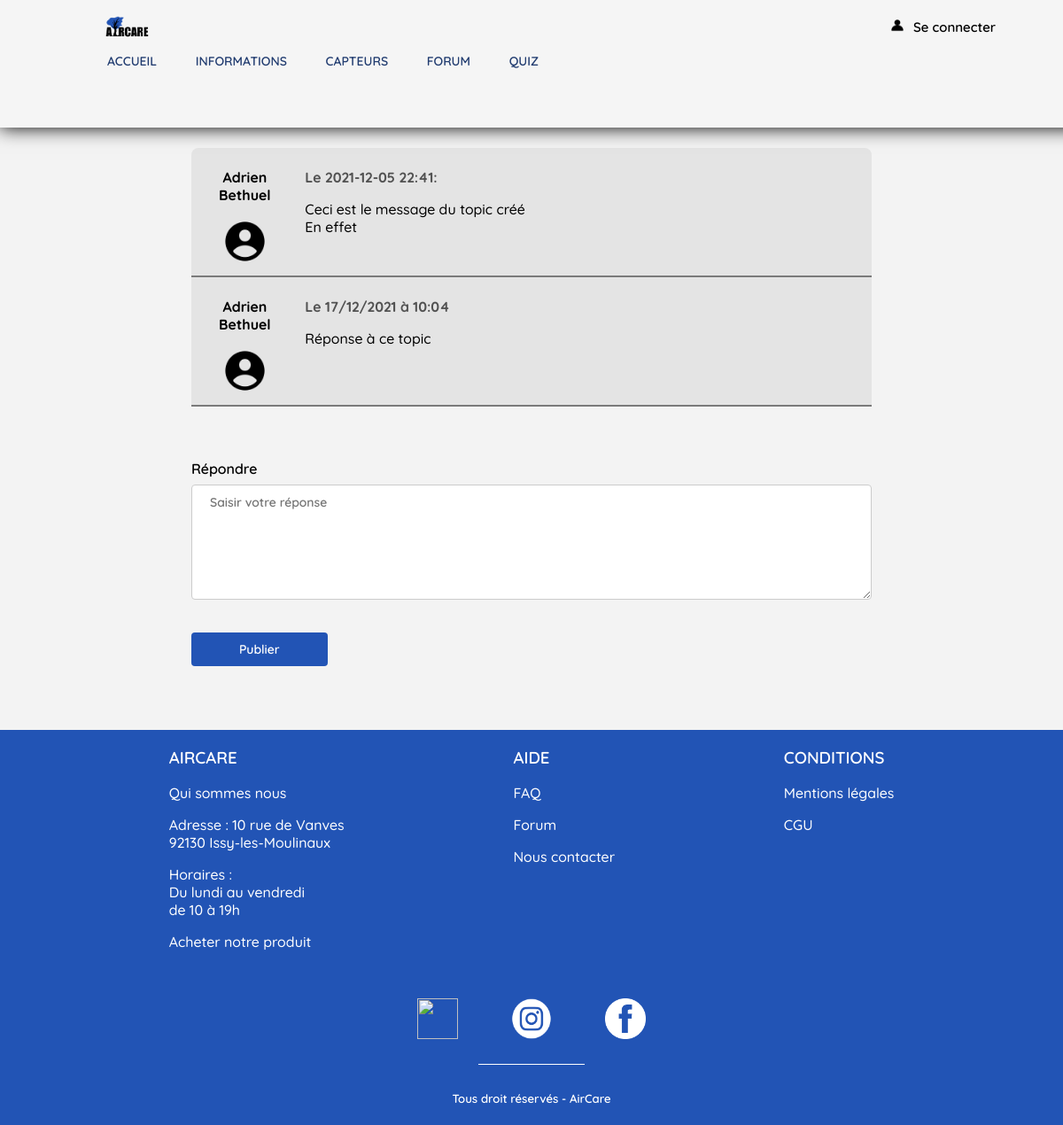
Page /forum_messages.php?id=5 on the committed database.
### tables this page shows
CREATE TABLE IF NOT EXISTS `topics` (
  `id` int NOT NULL AUTO_INCREMENT,
  `title` varchar(255) NOT NULL,
  `date` text NOT NULL,
  `user_id` int NOT NULL,
  `user_name` varchar(255) NOT NULL,
  `message` text NOT NULL,
  PRIMARY KEY (`id`)
);

CREATE TABLE IF NOT EXISTS `messages` (
  `id` int NOT NULL AUTO_INCREMENT,
  `content` text NOT NULL,
  `date` text NOT NULL,
  `user_id` int NOT NULL,
  `user_name` varchar(255) NOT NULL,
  `topic_id` int NOT NULL,
  PRIMARY KEY (`id`)
);

### forum/showMessageTopic.php (called while the page is built, shortened)
<?php
require('./config/database.php');
if(isset($_GET['id']) && !empty($_GET['id'])){
    $idTopic = $_GET['id'];
    $checkIfTopicExists = $database->prepare("SELECT * FROM topics WHERE id = ?");
    $checkIfTopicExists->execute(array($idTopic));
    if ($checkIfTopicExists->rowCount() > 0){
        $topicInfos = $checkIfTopicExists->fetch();
        $topic_author = $topicInfos['user_name'];
        $topic_message = $topicInfos['message'];
        $topic_date = $topicInfos['date'];
    }else{
        $errorMsg = "Ce topic existe pas frr";
    }
}else{
    $errorMsg =  "Erreur frr";
}
?>

### forum_messages.php (the view, shortened to what this page needs)
<?php
include('./forum/showMessageTopic.php');
function displayAnswerTopics(){
    require("./config/database.php") ;
    $id = $_GET["id"];
    $answersStatement = $database->prepare("SELECT * FROM messages WHERE topic_id = ?");
    $answersStatement->execute(array($id));
    $answers = $answersStatement->fetchAll();
    if ($answersStatement->rowCount() >= 0) {
        foreach ($answers as $answer){
            ?>
                <div class="answer">
                    <div class="left_message">
                        <p class="author"><?php echo $answer['user_name']; ?></p>
                        <center><img class="profile_image" src="./Assets/images/profile_image.png" /></center>
                    </div>
                    <div class="right_message">
                        <p class="date">Le <?php echo $answer['date']; ?></p>
                        <p class="message_content"><?php echo $answer['content']; ?></p>
                    </div>
                </div>
            <?php
        }
    }else{
        echo 'test de fonctionnement';
        echo $id;
    }
}
?>
<!DOCTYPE html>
<html>
    <head>
        <link rel="stylesheet" href="style_forum.css">
    </head>
    <body>
        <?php include_once('./Components/header.php'); ?>
        <div class="content">
            <?php
                if (isset($topic_date)){
                    ?>
                    <h1><?php echo $topic_title ?></h1>
                    <div class="message">
                        <div class="left_message">
                            <p class="author"><?php echo $topic_author ?></p>
                            <center><img class="profile_image" src="./Assets/images/profile_image.png" /></center>
                        </div>
                        <div class="right_message">
                            <p class="date">Le <?php echo $topic_date ?></p>
                            <p class="message_content"><?php echo $topic_message ?></p>
                        </div>
                    </div>
                    <div class="topics">
                        <?php displayAnswerTopics(); ?>
                    </div>
                    <form action="" method="POST">
                        <label for="answer">Répondre</label>
                        <textarea name="answer" id="answer" cols="6" rows="6" placeholder="Saisir votre réponse"></textarea>
                        <input type="submit" value="Publier" name="validate_answer">
                    </form>
                    <?php
                }
                else if (isset($errorMsg)) {
                    ?>
                    <p class="error_msg"><?php echo $errorMsg ?></p>
                <?php
            } ?>
        </div>
        <?php include_once('./Components/footer.php'); ?>
    </body>
</html>

### style_forum.css (style rules this page uses)
section, body, html { width: 100%; height: 100%; }
body { font-family: Quicksand-SemiBold; background-color: #F3F3F3; margin: 0px; padding: 0px; }
.content { padding-top: 3%; margin: 18%; margin-top: 5%; margin-bottom: 6%; }
h1 { font-size: x-large; margin-bottom: 3.2%; }
textarea, select { width: 100%; padding: 10px 20px; margin: 8px 0 14px; display: inline-block; border: 1px solid #ccc; border-radius: 4px; box-sizing: border-box; font-family: Quicksand-SemiBold; font-size: 14px; }
input[type=submit] { width: 20%; background-color: #2254B5; color: white; padding: 10px 20px; margin: 8px 0; border: none; border-radius: 4px; cursor: pointer; opacity: 1; margin-top: 2.5%; margin-bottom: 0%; font-family: Quicksand-SemiBold; font-size: 14px; }
.message { background-color: #E4E4E4; width: 100%; display: flex; border-radius: 8px 8px 0 0; border-bottom: 2.5px solid #7a7a7a; }
.profile_image { width: 60%; height: 60%; }
.left_message { display: table; flex:1; padding: 1%; }
.author { font-size:medium; font-family: Quicksand-Bold; text-align: center; }
.profile_image { text-align: center; width:50%; height: 50%; }
.right_message { padding:1%; flex:6 }
.date { color: #525252; font-size:medium; font-family: Quicksand-Bold; }
.message_content { font-size:medium; font-family: Quicksand-Medium; }
.answer { background-color: #E4E4E4; width: 100%; display: flex; border-bottom: 2.5px solid #7a7a7a; }

### Components/style_footer.css (style rules this page uses)
.aircare_info_footer a, p { font-family: Quicksand-Medium; }

### rows in the picture
topics: user_name "Adrien Bethuel", date "2021-12-05 22:41:", message "Ceci est le message du topic créé En effet"
messages: user_name "Adrien Bethuel", date "17/12/2021 à 10:04", content "Réponse à ce topic"
